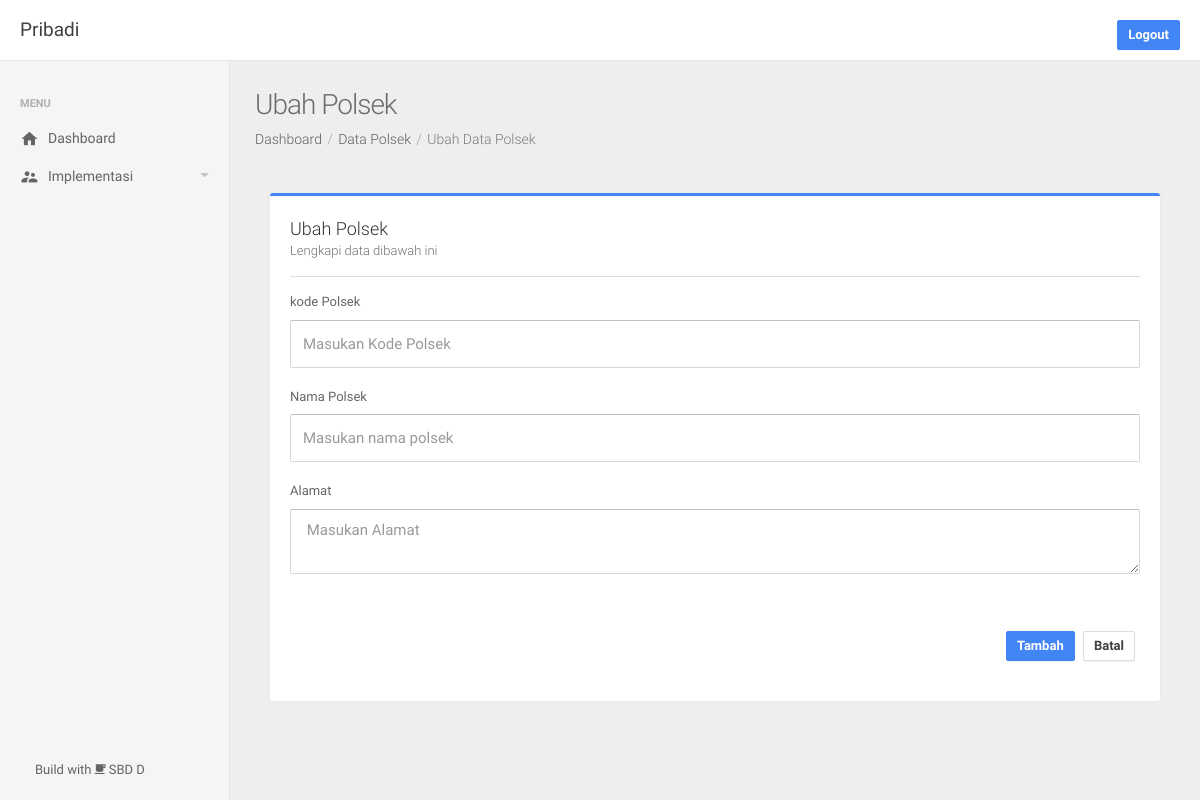
The app's page /polsek/9103/ubah/ (signed in), older data.
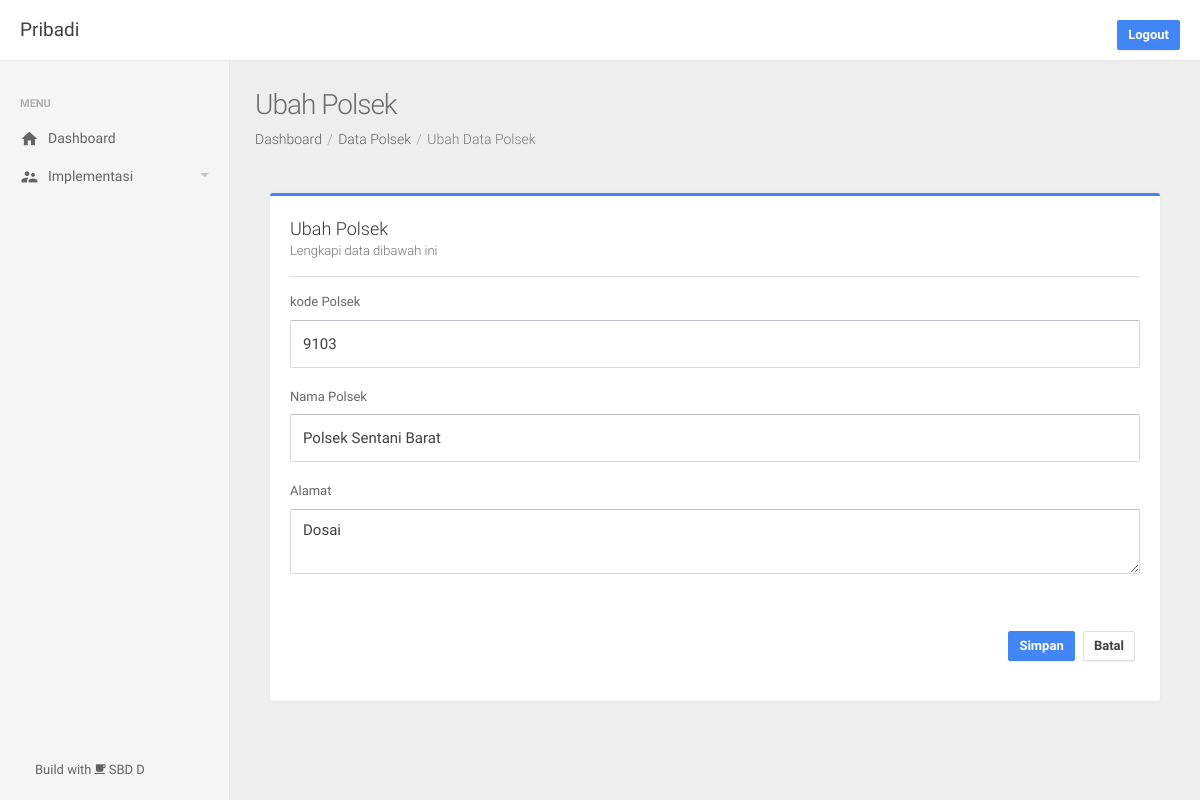
The same page, newer data.
### app/models.py (models this page shows)
class Polsek(db.Model):
    id = db.Column(db.Integer, primary_key=True)
    kodePolsek = db.Column(db.Integer, unique=False)
    namaPolsek = db.Column(db.String(100))
    alamatKantor = db.Column(db.String(100))

### app/routes.py (the view)
@app.route('/polsek/<kodePolsek>/ubah/', methods=['GET','POST'])
@login_required
def polsekEdit(kodePolsek):
    data = Polsek.query.filter_by(kodePolsek=kodePolsek).first()
    if request.method == 'POST':
        data.kodePolsek = request.form['kdPolsek']
        data.namaPolsek = request.form['namaPolsek']
        data.alamatKantor = request.form['alamat']
        db.session.add(data)
        db.session.commit()
        return redirect(url_for('polsek'))
    else:
        return render_template('polsek/polsekAdd.html', title='Ubah Polsek', submenu='dataPolsek' ,link1='Data Polsek', link2='Ubah Data Polsek', link3='polsek/', data=data)

### app/models.py (called while the page is built)
@login_manager.user_loader
def load_user(user_id):
    return User.query.get(int(user_id))

### app/templates/polsek/polsekAdd.html (shortened to what this page needs)
{% extends 'layout.html' %}
{% block styles %}
<link rel="stylesheet" type="text/css" href="{{ url_for ('static', filename='assets/lib/select2/css/select2.min.css') }}"/>
<link rel="stylesheet" type="text/css" href="{{ url_for ('static', filename='assets/lib/bootstrap-slider/css/bootstrap-slider.css') }}"/>
{% endblock styles %}
{% block content %}
<div class="col-sm-12">
    <div class="panel panel-default panel-border-color panel-border-color-primary">
      <div class="panel-heading panel-heading-divider">{{title}}<span class="panel-subtitle">Lengkapi data dibawah ini</span></div>
      <div class="panel-body">
        <form method="POST" data-parsley-validate="" novalidate="" enctype="multipart/form-data">
          <div class="form-group">
            <label>kode Polsek</label>
            <input type="text" maxlength="14" name="kdPolsek" placeholder="Masukan Kode Polsek" required="" autocomplete="off" class="form-control" value="{% if data %}{{data.kodePolsek}}{% endif %}">
          </div>
          <div class="form-group">
            <label>Nama Polsek</label>
            <input type="text" name="namaPolsek" parsley-trigger="change" required="" placeholder="Masukan nama polsek" autocomplete="off" class="form-control" value="{% if data %}{{data.namaPolsek}}{% endif %}">
          </div>
          <div class="form-group">
            <label>Alamat</label>
            <textarea name="alamat" class="form-control" required='' placeholder="{% if not data %} Masukan Alamat {% endif %}">{% if data %}{{data.alamatKantor}}{% endif %}</textarea>
          </div>
          <br><br>
          <p class="text-right">
            <button type="submit" class="btn btn-space btn-primary">{% if data %}Simpan {% else %}Tambah{% endif %}</button>
            <a href="{% if title == 'Tambah Pribadi' or 'Ubah Pribadi' %} /polsek/ {% else %} /polsek/ {% endif %}" class="btn btn-space btn-default">Batal</a>
          </p>
        </form>
      </div>
    </div>
</div>
{% endblock content %}

Row changes from the older to the newer data that the page shows:
added Polsek: kdPolsek "9103", namaPolsek "Polsek Sentani Barat", alamat "Dosai"
Text that changed along with them:
text no longer shown: "Tambah"
text now shown: "Simpan"
